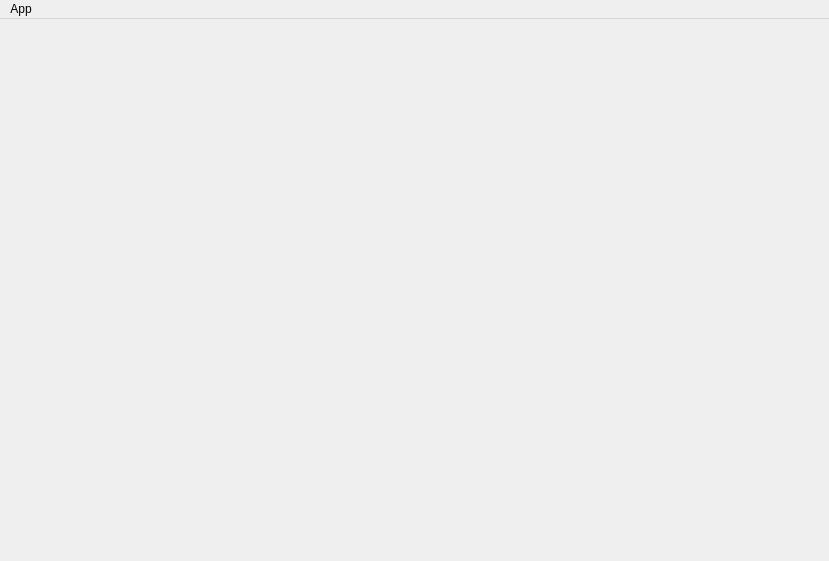
<?xml version="1.0" encoding="UTF-8"?>
<ui version="4.0">
 <class>MainWindow</class>
 <widget class="QMainWindow" name="MainWindow">
  <property name="geometry">
   <rect>
    <x>0</x>
    <y>0</y>
    <width>829</width>
    <height>561</height>
   </rect>
  </property>
  <property name="windowTitle">
   <string>MainWindow</string>
  </property>
  <widget class="QWidget" name="centralWidget">
   <layout class="QVBoxLayout" name="verticalLayout">
    <item>
     <widget class="QStackedWidget" name="stackedWidget">
      <widget class="SearchPage" name="searchPage"/>
      <widget class="QWidget" name="page_2"/>
     </widget>
    </item>
   </layout>
  </widget>
  <widget class="QMenuBar" name="menuBar">
   <property name="geometry">
    <rect>
     <x>0</x>
     <y>0</y>
     <width>829</width>
     <height>20</height>
    </rect>
   </property>
   <widget class="QMenu" name="menuApp">
    <property name="title">
     <string>App</string>
    </property>
    <addaction name="actionQuit"/>
   </widget>
   <addaction name="menuApp"/>
  </widget>
  <action name="actionQuit">
   <property name="text">
    <string>Quit</string>
   </property>
  </action>
 </widget>
 <layoutdefault spacing="6" margin="11"/>
 <customwidgets>
  <customwidget>
   <class>SearchPage</class>
   <extends>QWidget</extends>
   <header>searchpage.h</header>
   <container>1</container>
  </customwidget>
 </customwidgets>
 <resources/>
 <connections/>
</ui>
